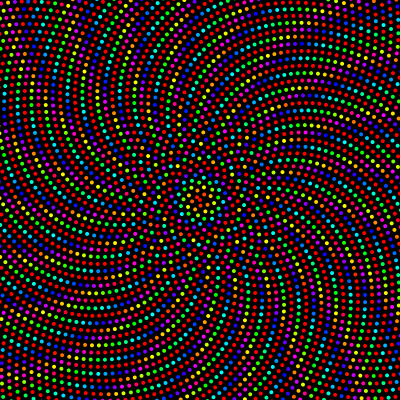
Frame 1 (no input)
Frame 2 (the mouse pressed at the canvas centre, redrawn once): identical to frame 1, image omitted

The Processing sketch that drew this single still picture (run headless with seeded random() and noise(); the mouse was pressed at the canvas centre and the sketch redrawn once):

// Processing sketch: phylotaxis
// ── phylotaxis.pde
int n = 0;
int c = 4;
float angle = 137.5;
float angle_in_rads = 1.6180339887;
float turns = 0.6180339887;
float size = 4;
float cx, cy;

void setup()
{
	size(400, 400);
	colorMode(HSB);
	background(0);
	noStroke();
	cx = width * 0.5;
	cy = height * 0.5;
	angle_in_rads = turns * TWO_PI;
	while (angle_in_rads > TWO_PI)
	{
		angle_in_rads -= TWO_PI;
	}
	angle = angle_in_rads * 180.0 / PI;
	while (angle > 360)
	{
		angle -= 360.0;
	}
	println("turns is : " + turns);
	println("angle_in_rads is : " + angle_in_rads);
	println("angle is : " + angle);
}

void draw()
{
	while (true)
	{
		float a = n * angle_in_rads;
		float r = c * sqrt(n);
		float x = r * cos(a) + cx;
		float y = r * sin(a) + cy;
		float d = dist(x, y, cx, cy);
		fill(a % 360, 255, 255);
		d = map(d, 0, dist(0, 0, cx, cy), 0, 255);
		ellipse(x, y, size, size);
		if (abs(x) > abs(width) && abs(y) > abs(height))
		{
			println("done");
			break;
		}
		n++;
	}
	noLoop();
}
